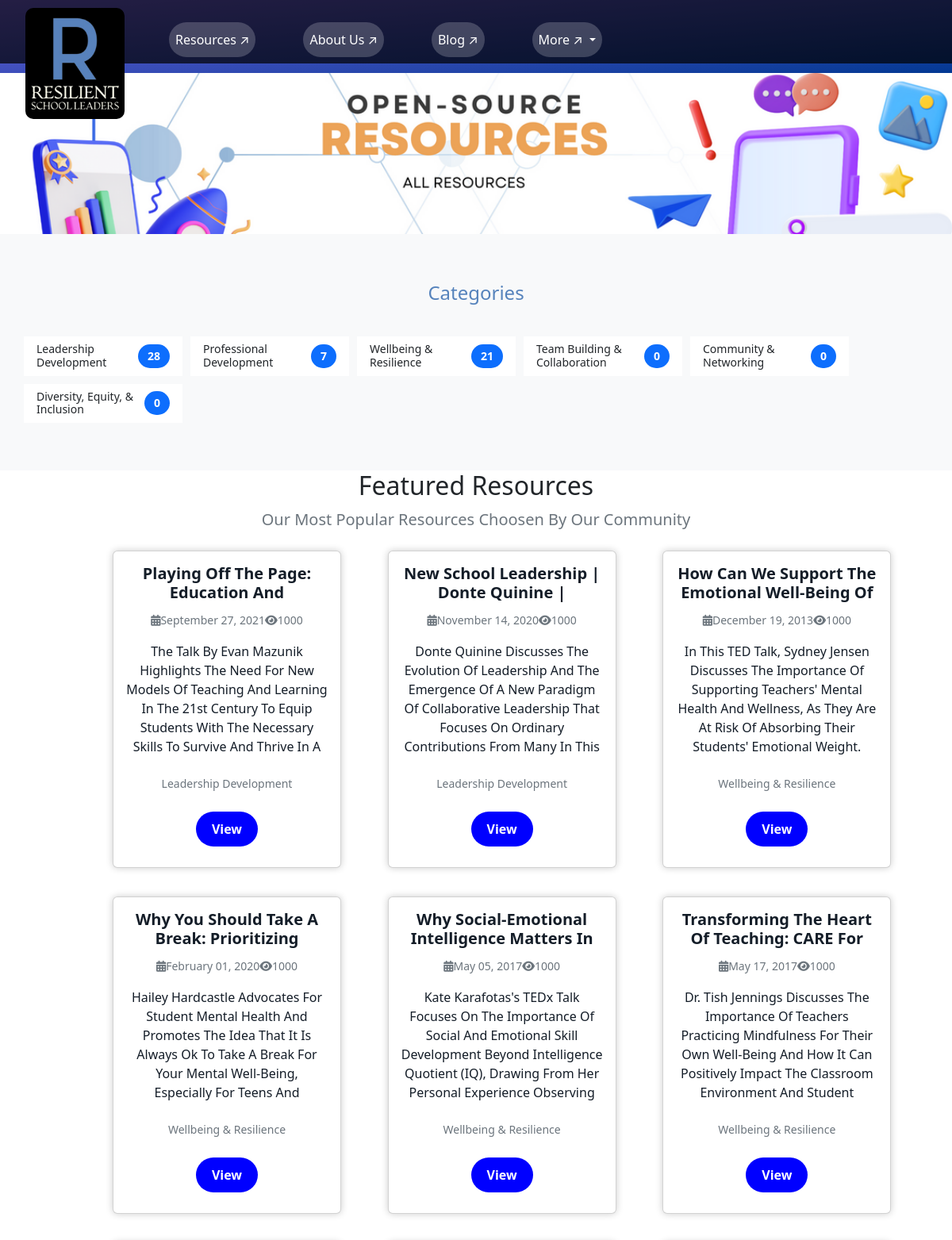
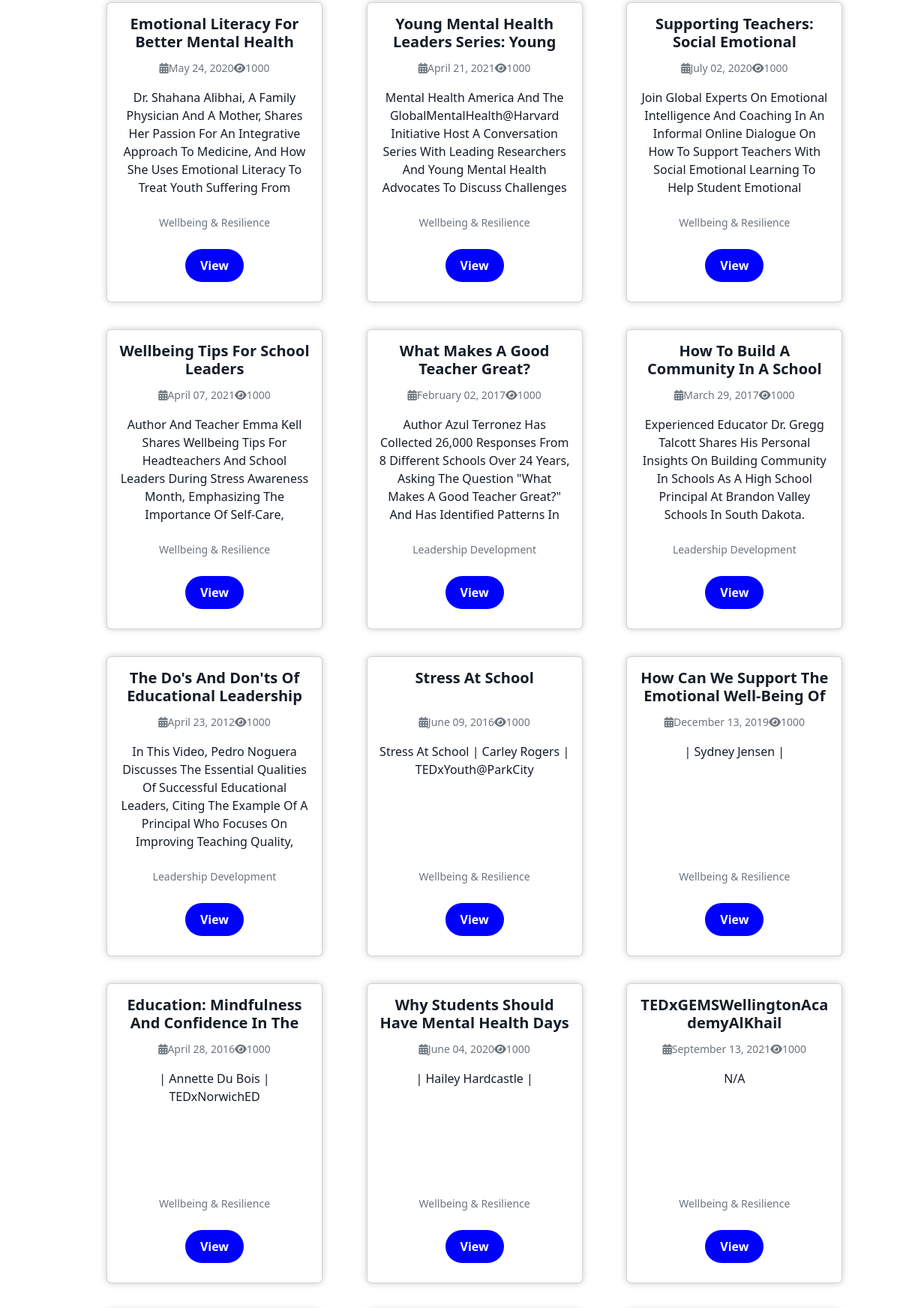
The page /resources/all_resources/ (upper part) on the database its author committed (2 pictures, top to bottom).
### resources/models.py (models this page shows, shortened)
class Category(models.Model):
    category_name = models.CharField(max_length=100)
    category_image = models.ImageField(upload_to="media/", default='C:/Users/dmaso/OneDrive/Desktop/R_School_Leaders/resilient_school_leaders/static/media/card-1.jpg')
    def resource_count(self):
        return Resource.objects.filter(category=self).count()
    def __str__(self):
        return self.category_name
    class Meta:
        verbose_name_plural = "Categories"

class Resource(models.Model):
    title = models.CharField(max_length=250)
    image = models.ImageField(upload_to='media/', default='C:/Users/dmaso/OneDrive/Desktop/R_School_Leaders/resilient_school_leaders/static/media/card-1.jpg')
    description = models.TextField()
    url = models.URLField()
    category = models.ForeignKey(Category, on_delete=models.CASCADE)
    date_published = models.DateField()

### resources/views.py (the view)
# urls.py: path("all_resources/", views.all_resources, name="all_resources"),
def all_resources(request):
    category = Category.objects.all()
    resource = Resource.objects.all()
    context = {
        'category': category,
        'resource': resource,
    }
    return render(request, 'resources/resources_all.html', context)

### resources/templates/resources/resources_all.html (shortened to what this page needs)
{% extends 'resources/base.html' %}
{% load static %}
{% block head %}
    <link rel="stylesheet" href="{% static 'css/all_resources_styles.css' %}">
{% endblock %}
{% block content %}
    <section class="hero" style="background: linear-gradient(to bottom right, #7a65e4, #023892);position: relative;">
    </section>
    <section class="header-info" id="header-info">
        <img src="{% static 'media/resource-4.png' %}" alt="text-here" style="width:100%;">
    </section>
  <section class="category" id="category" style="background-color:#f8f9fa;padding:60px 0;">
    <h2 class="category-title" style="text-align:center;margin-bottom:40px;">Categories</h2>
    <div class="container">
      <div class="row">
        <ul class="list-group" style="display:flex;flex-direction:row;flex-wrap:wrap;gap:10px;align-items:stretch;">
          {% for item in category %}
          <a href="{{ item }}" style="text-decoration:none;">
            <li class="list-group-item" style="border:none;font-size:18px;width:200px;">
              <div style="display:flex; justify-content:space-between; align-items:center;">
                <h2 style="font-size:14px;margin:0;">{{ item.category_name }}</h2>
                <span class="badge bg-primary rounded-pill" style="font-size:14px;padding:8px 12px;margin-left:10px;">{{ item.resource_count }}</span>
              </div>
            </li>
          </a>
          {% endfor %}
        </ul>
      </div>
    </div>
  </section>
  <section class="featured-resources" id="featured-resources">
    <div class="container-lg">
      <div class="text-center">
        <h2>Featured Resources</h2>
        <p class="lead text-muted">Our most popular resources choosen by our community</p>
      </div>
    </div>
    <div class="container mt-4">
      <div class="row" style="padding-left: 100px;">
        {% for item in resource %}
          <div class="col-md-4 mb-3">
            <div class="card" style="width: 18rem;height:400px;margin-bottom:20px;">
              <div class="card-body text-center" style="overflow:hidden;height:300px;">
                <h5 class="card-title" style="height:50px;overflow:hidden;">{{ item.title }}</h5>
                <p class="card-text"><small class="text-muted"><i class="fas fa-calendar-alt"></i>{{ item.date_published|date:"F d, Y" }}<i class="fas fa-eye"></i>1000</small></p>
                <p class="card-text" style="height:150px;overflow:hidden;">{{ item.description|slice:":300" }}</p>
                <p class="card-text"><small class="text-muted">{{ item.category.category_name }}</small></p>
                <a href="{{ item.url }}" class="card-link" style="display:inline-block;padding:10px 20px;background-color:blue;color:#fff;border-radius:50px;text-decoration:none;font-size:16px;font-weight:bold;text-align:center;margin-top:0.5rem;">View</a>
              </div>
            </div>
          </div>
        {% endfor %}
      </div>
    </div>
  </section>
{% endblock%}

### static/css/all_resources_styles.css (style rules this page uses)
:root { --color-primary: #5683BC; --color-secondary: #A73F5F; --color-black: #141d28; --color-white: #ffffff; }
* { margin: 0; padding: 0; box-sizing: border-box; outline: none; border: none; text-decoration: none; text-transform: capitalize; }
html { overflow-x: hidden; }
body { font-family: Montserrat; }
.hero { position: relative; width:100vw; height:11.5vh; display: flex; justify-content: center; align-items: center; background-size: cover; background-repeat: no-repeat; }
.hero::before { content: ""; position: absolute; top: 0; left: 0; width: 100%; height: 100%; background-position: center; filter: brightness(70%); }
.category { padding: 40px 0; }
.category-title { text-align: center; margin-bottom: 40px; font-size: 24px; color: var(--color-primary); }
.container { max-width: 1200px; margin: 0 auto; padding: 0 15px; }
.card { width: 100%; height: 100%; border-radius: 10px; box-shadow: 0 0 10px rgba(0, 0, 0, 0.2); overflow: hidden; }
.card-body { padding: 20px; }
.card-title { font-size: 20px; font-weight: 600; margin-bottom: 10px; color: var(--color-black); }
.card-text { font-size: 16px; color: var(--color-black); }
.card-link { display: inline-block; padding: 10px 20px; background-color: var(--color-secondary); color: var(--color-white); border-radius: 50px; text-decoration: none; font-size: 16px; font-weight: bold; text-align: center; margin-top: 0.5rem; transition: background-color 0.3s ease, transform 0.3s ease; }

### rows shown on the page
Category: category_name "Leadership Development", resource_count "28"
Category: category_name "Professional Development", resource_count "7"
Category: category_name "Wellbeing & Resilience", resource_count "21"
Category: category_name "Team Building & Collaboration", resource_count "0"
Category: category_name "Community & Networking", resource_count "0"
Category: category_name "Diversity, Equity, & Inclusion", resource_count "0"
Resource: title "Playing Off The Page: Education And…", date_published "September 27, 2021", description "The Talk By Evan Mazunik Highlights The Need For New Models Of Teaching And Learning In The 21st Century To Equip Students With The Necessary Skills To Survive And Thrive In A…", category.category_name "Leadership Development"
Resource: title "New School Leadership | Donte Quinine |…", date_published "November 14, 2020", description "Donte Quinine Discusses The Evolution Of Leadership And The Emergence Of A New Paradigm Of Collaborative Leadership That Focuses On Ordinary Contributions From Many In This…", category.category_name "Leadership Development"
Resource: title "How Can We Support The Emotional Well-Being Of…", date_published "December 19, 2013", description "In This TED Talk, Sydney Jensen Discusses The Importance Of Supporting Teachers' Mental Health And Wellness, As They Are At Risk Of Absorbing Their Students' Emotional Weight.", category.category_name "Wellbeing & Resilience"
Resource: title "Why You Should Take A Break: Prioritizing…", date_published "February 01, 2020", description "Hailey Hardcastle Advocates For Student Mental Health And Promotes The Idea That It Is Always Ok To Take A Break For Your Mental Well-Being, Especially For Teens And…", category.category_name "Wellbeing & Resilience"
Resource: title "Why Social-Emotional Intelligence Matters In…", date_published "May 05, 2017", description "Kate Karafotas's TEDx Talk Focuses On The Importance Of Social And Emotional Skill Development Beyond Intelligence Quotient (IQ), Drawing From Her Personal Experience Observing…", category.category_name "Wellbeing & Resilience"
Resource: title "Transforming The Heart Of Teaching: CARE For…", date_published "May 17, 2017", description "Dr. Tish Jennings Discusses The Importance Of Teachers Practicing Mindfulness For Their Own Well-Being And How It Can Positively Impact The Classroom Environment And Student…", category.category_name "Wellbeing & Resilience"
Resource: title "Emotional Literacy For Better Mental Health", date_published "May 24, 2020", description "Dr. Shahana Alibhai, A Family Physician And A Mother, Shares Her Passion For An Integrative Approach To Medicine, And How She Uses Emotional Literacy To Treat Youth Suffering From…", category.category_name "Wellbeing & Resilience"
Resource: title "Young Mental Health Leaders Series: Young…", date_published "April 21, 2021", description "Mental Health America And The GlobalMentalHealth@Harvard Initiative Host A Conversation Series With Leading Researchers And Young Mental Health Advocates To Discuss Challenges…", category.category_name "Wellbeing & Resilience"
Resource: title "Supporting Teachers: Social Emotional…", date_published "July 02, 2020", description "Join Global Experts On Emotional Intelligence And Coaching In An Informal Online Dialogue On How To Support Teachers With Social Emotional Learning To Help Student Emotional…", category.category_name "Wellbeing & Resilience"
Resource: title "Wellbeing Tips For School Leaders", date_published "April 07, 2021", description "Author And Teacher Emma Kell Shares Wellbeing Tips For Headteachers And School Leaders During Stress Awareness Month, Emphasizing The Importance Of Self-Care,…", category.category_name "Wellbeing & Resilience"
Resource: title "What Makes A Good Teacher Great?", date_published "February 02, 2017", description "Author Azul Terronez Has Collected 26,000 Responses From 8 Different Schools Over 24 Years, Asking The Question \"What Makes A Good Teacher Great?\" And Has Identified Patterns In…", category.category_name "Leadership Development"
Resource: title "How To Build A Community In A School", date_published "March 29, 2017", description "Experienced Educator Dr. Gregg Talcott Shares His Personal Insights On Building Community In Schools As A High School Principal At Brandon Valley Schools In South Dakota.", category.category_name "Leadership Development"
Resource: title "The Do's And Don'ts Of Educational Leadership", date_published "April 23, 2012", description "In This Video, Pedro Noguera Discusses The Essential Qualities Of Successful Educational Leaders, Citing The Example Of A Principal Who Focuses On Improving Teaching Quality,…", category.category_name "Leadership Development"
Resource: title "Stress At School", date_published "June 09, 2016", description "Stress At School | Carley Rogers | TEDxYouth@ParkCity", category.category_name "Wellbeing & Resilience"
Resource: title "How Can We Support The Emotional Well-Being Of…", date_published "December 13, 2019", description "| Sydney Jensen |", category.category_name "Wellbeing & Resilience"
Resource: title "Education: Mindfulness And Confidence In The…", date_published "April 28, 2016", description "| Annette Du Bois | TEDxNorwichED", category.category_name "Wellbeing & Resilience"
Resource: title "Why Students Should Have Mental Health Days", date_published "June 04, 2020", description "| Hailey Hardcastle |", category.category_name "Wellbeing & Resilience"
Resource: title "TEDxGEMSWellingtonAcademyAlKhail", date_published "September 13, 2021", description "N/A", category.category_name "Wellbeing & Resilience"
